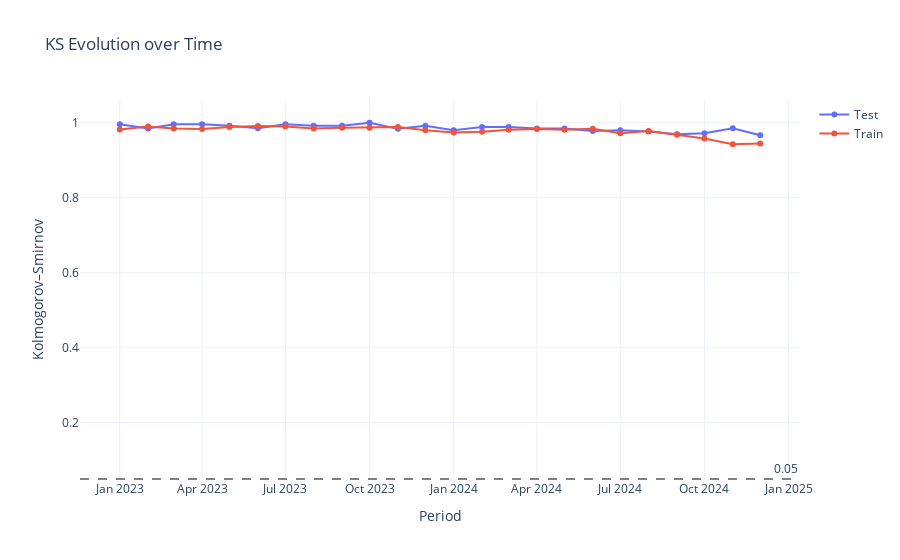

Notebook cell for this chart:
### Code cell
# Evolução do KS
evaluator.plot_ks()
